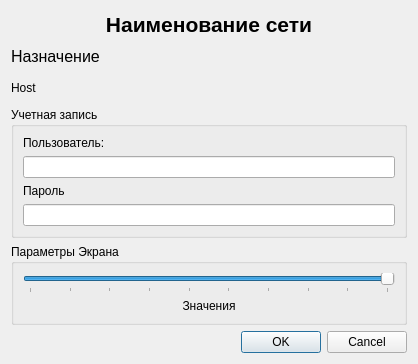
<?xml version="1.0" encoding="UTF-8"?>
<ui version="4.0">
 <class>RdpConnectEditDialog</class>
 <widget class="QDialog" name="RdpConnectEditDialog">
  <property name="geometry">
   <rect>
    <x>0</x>
    <y>0</y>
    <width>418</width>
    <height>364</height>
   </rect>
  </property>
  <property name="windowTitle">
   <string>Dialog</string>
  </property>
  <layout class="QGridLayout" name="gridLayout_3">
   <item row="0" column="0">
    <widget class="QLabel" name="labelNetworkName">
     <property name="font">
      <font>
       <pointsize>16</pointsize>
       <bold>true</bold>
      </font>
     </property>
     <property name="text">
      <string>Наименование сети</string>
     </property>
     <property name="scaledContents">
      <bool>true</bool>
     </property>
     <property name="alignment">
      <set>Qt::AlignCenter</set>
     </property>
    </widget>
   </item>
   <item row="1" column="0">
    <widget class="QLabel" name="labelServerType">
     <property name="font">
      <font>
       <pointsize>12</pointsize>
      </font>
     </property>
     <property name="text">
      <string>Назначение</string>
     </property>
     <property name="scaledContents">
      <bool>true</bool>
     </property>
     <property name="openExternalLinks">
      <bool>false</bool>
     </property>
    </widget>
   </item>
   <item row="2" column="0">
    <widget class="QLabel" name="labelHost">
     <property name="text">
      <string>Host</string>
     </property>
    </widget>
   </item>
   <item row="3" column="0">
    <widget class="QGroupBox" name="groupBox">
     <property name="title">
      <string>Учетная запись</string>
     </property>
     <layout class="QGridLayout" name="gridLayout">
      <item row="0" column="0">
       <widget class="QLabel" name="label">
        <property name="text">
         <string>Пользователь:</string>
        </property>
       </widget>
      </item>
      <item row="1" column="0">
       <widget class="QLineEdit" name="lineEditUser">
        <property name="maxLength">
         <number>50</number>
        </property>
       </widget>
      </item>
      <item row="2" column="0">
       <widget class="QLabel" name="label_2">
        <property name="text">
         <string>Пароль</string>
        </property>
       </widget>
      </item>
      <item row="3" column="0">
       <widget class="QLineEdit" name="lineEditPass">
        <property name="maxLength">
         <number>50</number>
        </property>
       </widget>
      </item>
     </layout>
    </widget>
   </item>
   <item row="4" column="0">
    <widget class="QGroupBox" name="groupBox_2">
     <property name="title">
      <string>Параметры Экрана</string>
     </property>
     <layout class="QGridLayout" name="gridLayout_2">
      <item row="0" column="0">
       <widget class="QSlider" name="horizontalSlider">
        <property name="minimum">
         <number>1</number>
        </property>
        <property name="maximum">
         <number>10</number>
        </property>
        <property name="pageStep">
         <number>1</number>
        </property>
        <property name="sliderPosition">
         <number>10</number>
        </property>
        <property name="orientation">
         <enum>Qt::Horizontal</enum>
        </property>
        <property name="invertedAppearance">
         <bool>false</bool>
        </property>
        <property name="invertedControls">
         <bool>false</bool>
        </property>
        <property name="tickPosition">
         <enum>QSlider::TicksBelow</enum>
        </property>
       </widget>
      </item>
      <item row="1" column="0">
       <widget class="QLabel" name="labelSlider">
        <property name="text">
         <string>Значения</string>
        </property>
        <property name="alignment">
         <set>Qt::AlignCenter</set>
        </property>
       </widget>
      </item>
     </layout>
    </widget>
   </item>
   <item row="5" column="0">
    <widget class="QDialogButtonBox" name="buttonBox">
     <property name="orientation">
      <enum>Qt::Horizontal</enum>
     </property>
     <property name="standardButtons">
      <set>QDialogButtonBox::Cancel|QDialogButtonBox::Ok</set>
     </property>
    </widget>
   </item>
  </layout>
 </widget>
 <resources/>
 <connections>
  <connection>
   <sender>buttonBox</sender>
   <signal>accepted()</signal>
   <receiver>RdpConnectEditDialog</receiver>
   <slot>accept()</slot>
   <hints>
    <hint type="sourcelabel">
     <x>248</x>
     <y>254</y>
    </hint>
    <hint type="destinationlabel">
     <x>157</x>
     <y>274</y>
    </hint>
   </hints>
  </connection>
  <connection>
   <sender>buttonBox</sender>
   <signal>rejected()</signal>
   <receiver>RdpConnectEditDialog</receiver>
   <slot>reject()</slot>
   <hints>
    <hint type="sourcelabel">
     <x>316</x>
     <y>260</y>
    </hint>
    <hint type="destinationlabel">
     <x>286</x>
     <y>274</y>
    </hint>
   </hints>
  </connection>
 </connections>
</ui>
